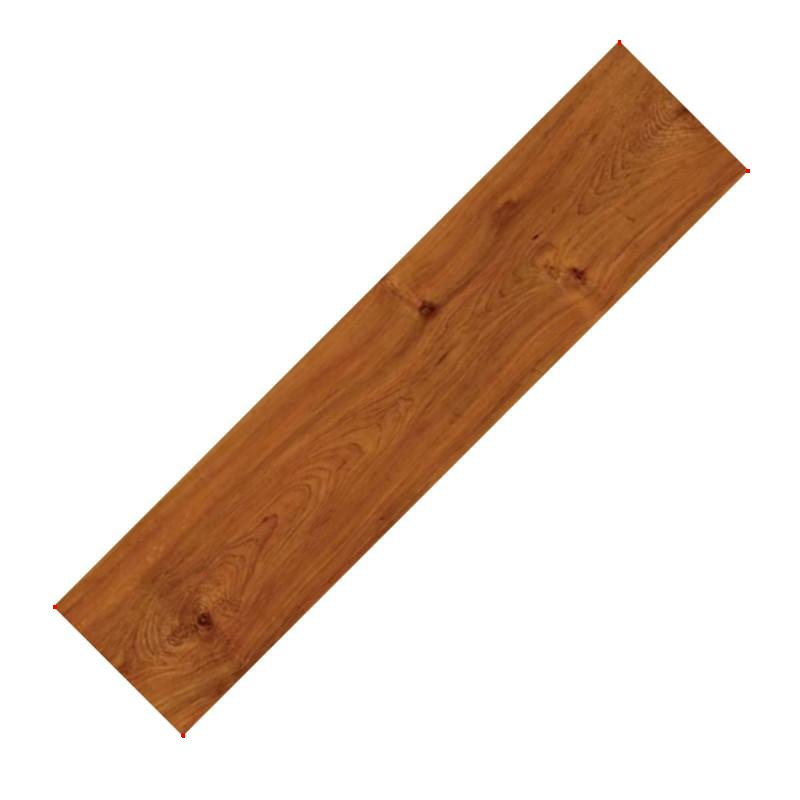
#> input picture 14641803629337874.jpg, 800 x 800 px, found by its file name
$ python 115perspective.py
#> lines starting #> are read from the running program, lines starting #| are printed output that depends on the picture; after the words box and inside, x2 and y2 are one past the last pixel; in counts of white or black regions, pixels touching at a corner belong together; long printed decimals are rounded
import cv2 as cv
import numpy as np
im = cv.imread("/Users/rajaathota72/Desktop/14641803629337874.jpg")
#> im is the input picture: shape (800, 800, 3); mean B, G, R 204.8, 215.6, 231.3
gray = cv.cvtColor(im, cv.COLOR_BGR2GRAY)
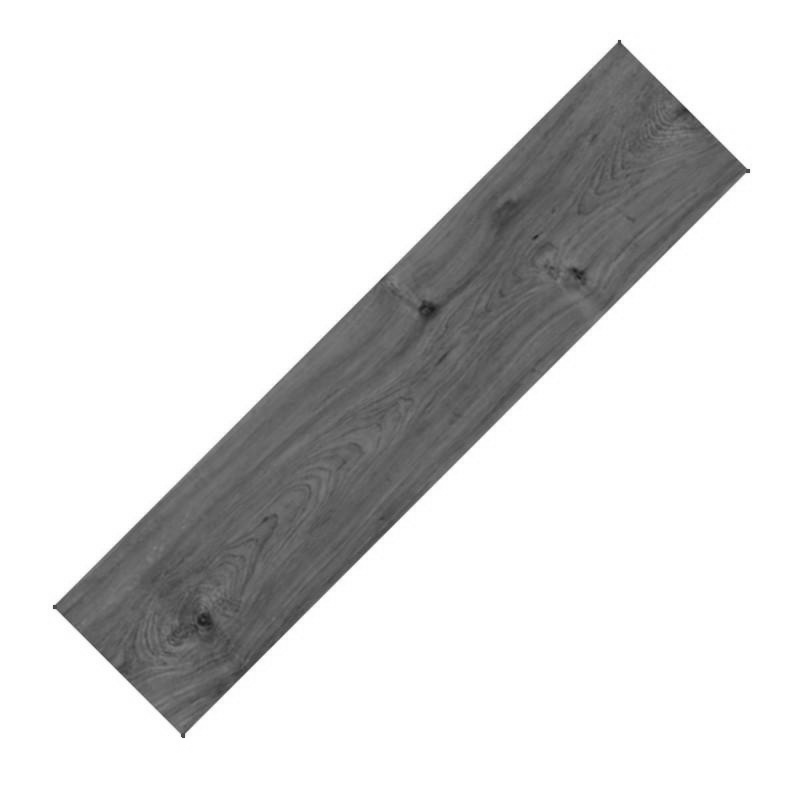
#> gray: shape (800, 800); min 26, max 255, mean 219.1
gray = cv.GaussianBlur(gray, (5, 5), 0)
_, bin = cv.threshold(gray,120,255,1) # inverted threshold (light obj on dark bg)
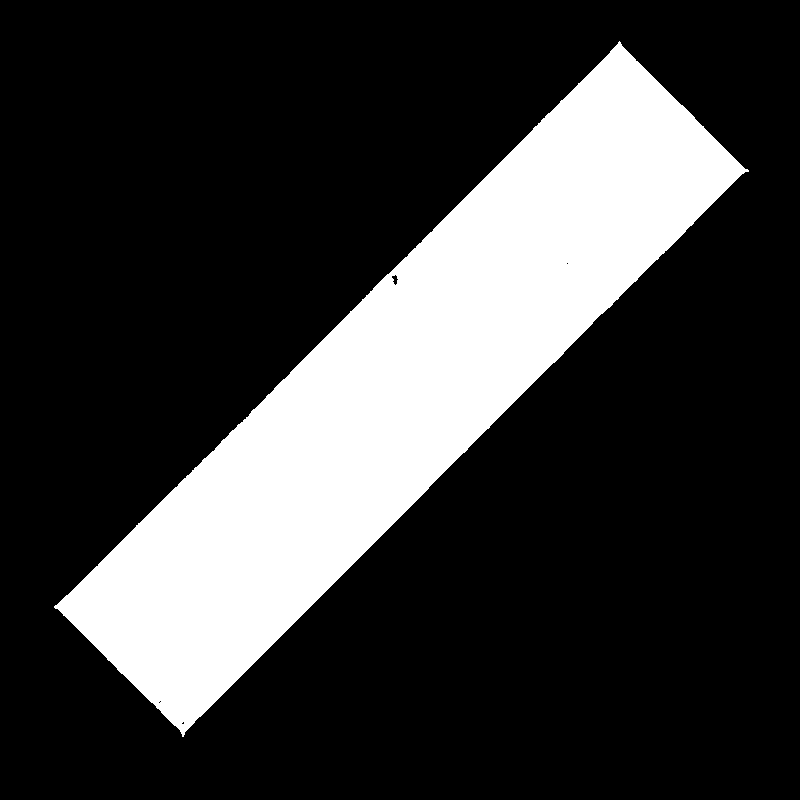
#> bin: shape (800, 800); 22.4% white; 1 white region, box (x1, y1, x2, y2) and area: (54, 41, 749, 737) 143510
bin = cv.dilate(bin, None) # fill some holes
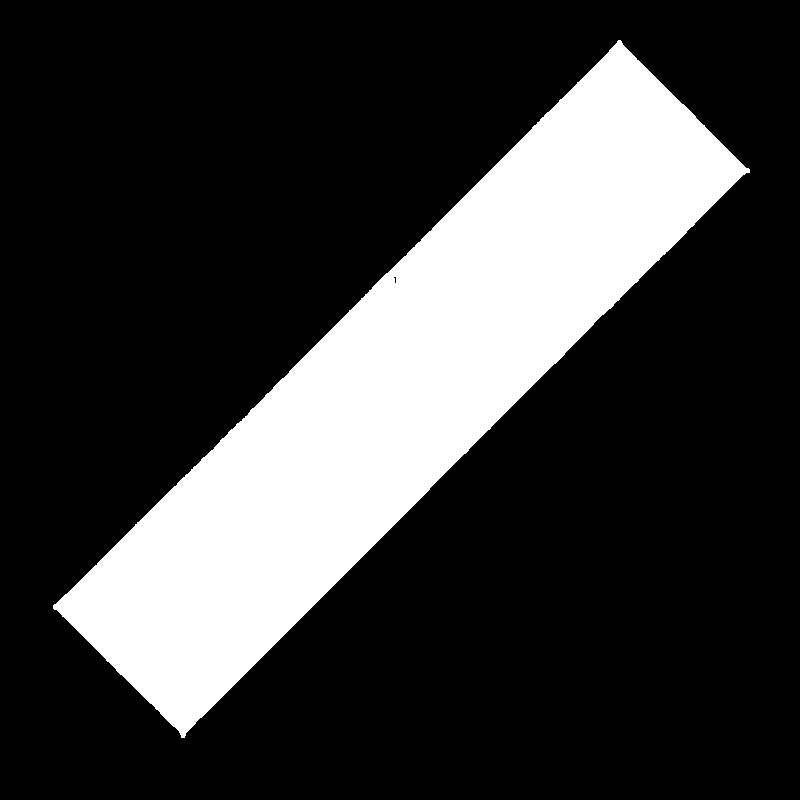
#> bin: shape (800, 800); 22.9% white; 1 white region, box (x1, y1, x2, y2) and area: (53, 40, 750, 738) 146328
bin = cv.dilate(bin, None)
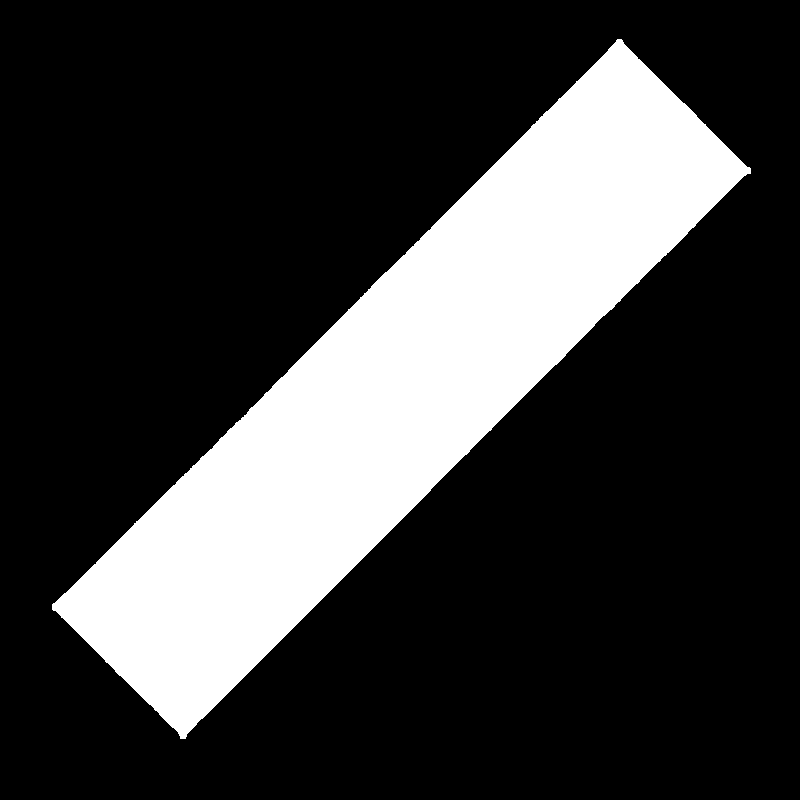
#> bin: shape (800, 800); 23.3% white; 1 white region, box (x1, y1, x2, y2) and area: (52, 39, 751, 739) 149129
bin = cv.erode(bin, None) # dilate made our shape larger, revert that
#> bin: shape (800, 800); 22.9% white; 1 white region, box (x1, y1, x2, y2) and area: (53, 40, 750, 738) 146335
bin = cv.erode(bin, None)
#> bin: shape (800, 800); 22.4% white; 1 white region
contours, hierarchy = cv.findContours(bin, cv.RETR_LIST, cv.CHAIN_APPROX_SIMPLE)
#> contours = 1 contour; box (x1, y1, x2, y2) and area: (54, 41, 749, 737) 142820
rc = cv.minAreaRect(contours[0])
#> rc = ((400.8, 388.7), (800.4, 183.1), -45)
box = cv.boxPoints(rc)
#> box = [[182.5, 736.5], [53, 607], [619, 41], [748.5, 170.5]]
for p in box:
    pt = (p[0],p[1])
    print(pt)
    cv.circle(im,pt,5,(200,0,0),2)
#> this loop made 4 passes
#| (182.500, 736.5)
#| (53.000, 607.0)
#| (619.000, 41.000)
#| (748.500, 170.500)
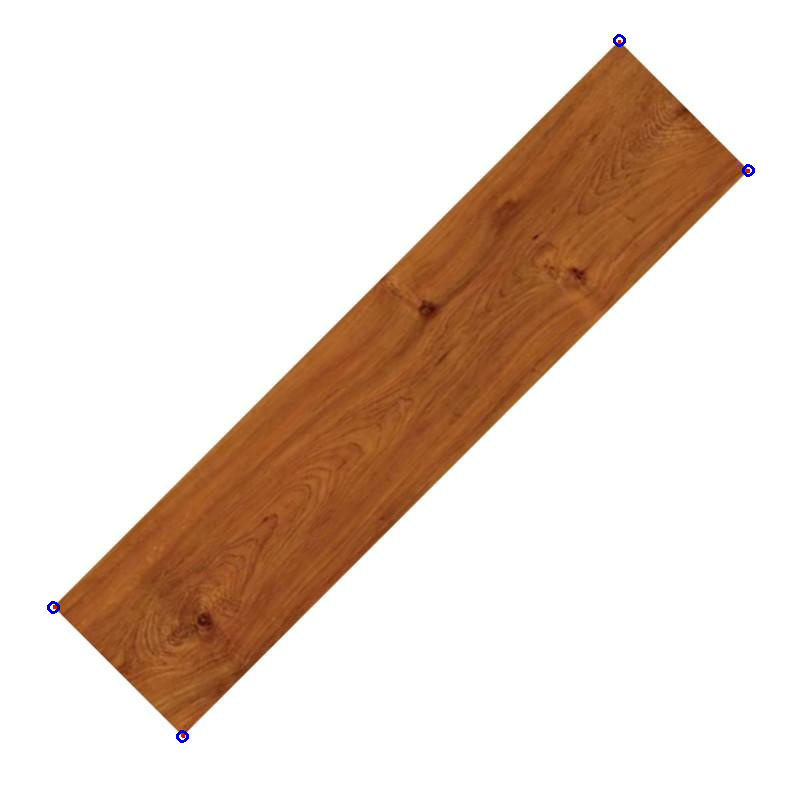
#> im: shape (800, 800, 3); 0.06% of pixels changed, all inside (x1, y1, x2, y2) = (47, 34, 755, 743)
cv.imshow("plank", im)
cv.waitKey(3000)
point_A=np.float32([[182.5,73.5],[53,607],[619,41],[748.5,170.5]])
point_B=np.float32([[0,0],[420,0],[0,594],[420,594]])
M=cv.getPerspectiveTransform(point_A,point_B)
#> M = [[0.142, 1.91, -166.1], [0.637, 0.155, -127.6], [-0.00103, 0.00236, 1]]
warped=cv.warpPerspective(im,M,(420,594))
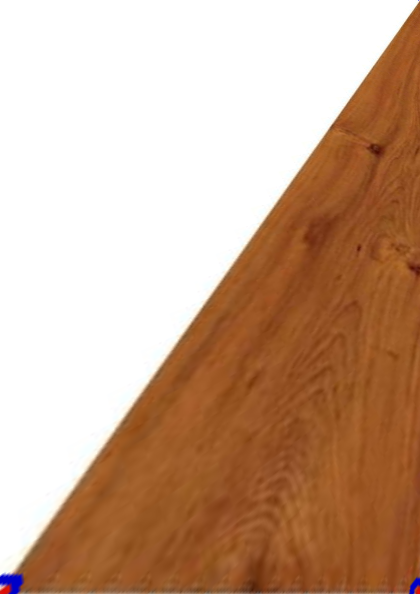
#> warped: shape (594, 420, 3); mean B, G, R 146.2, 169.6, 202.7
cv.imshow("warped",warped)
cv.waitKey(10000)
cv.destroyAllWindows()
